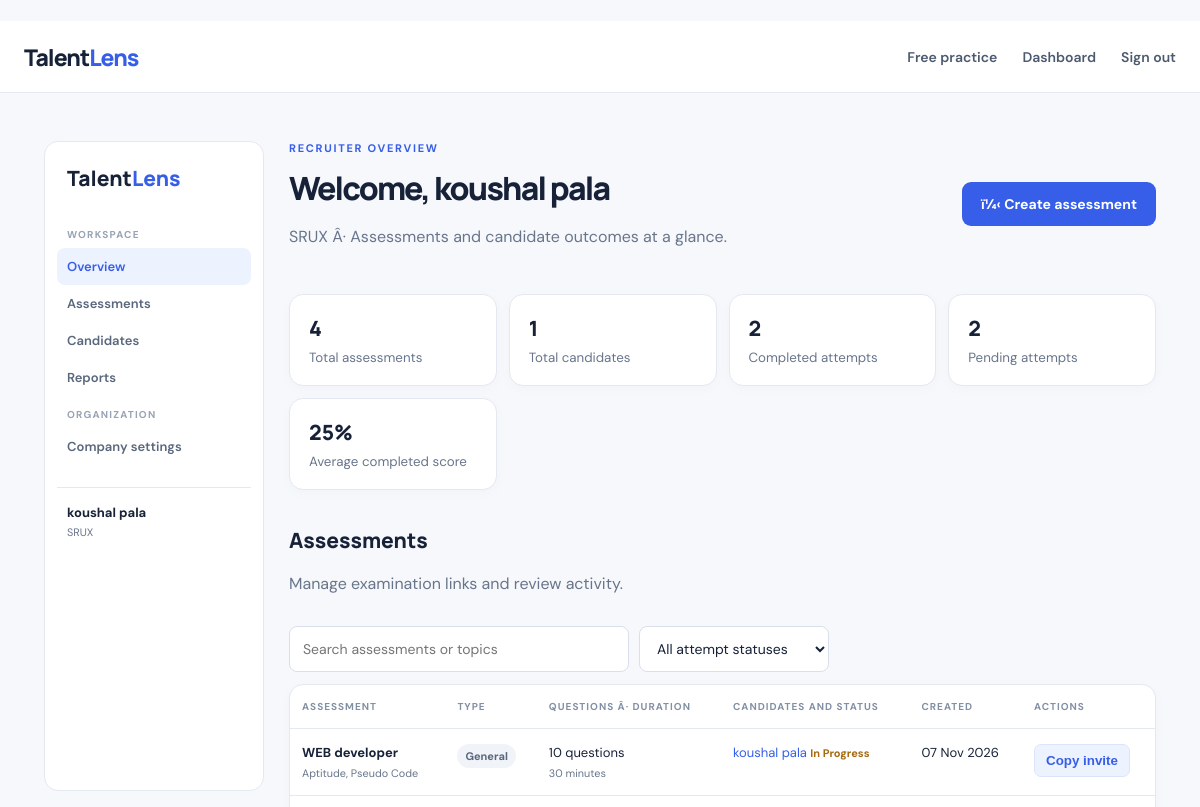
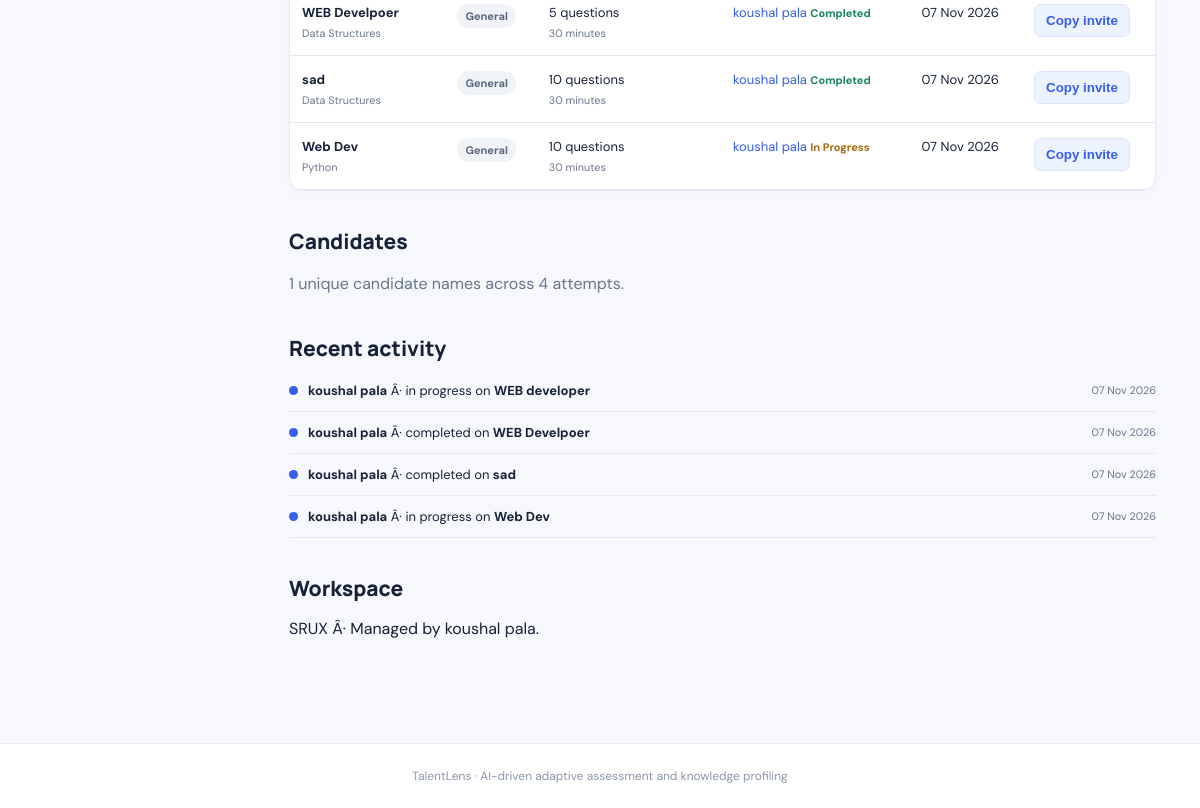
Page /dashboard (signed in) on the earlier database version (2 pictures, top to bottom).
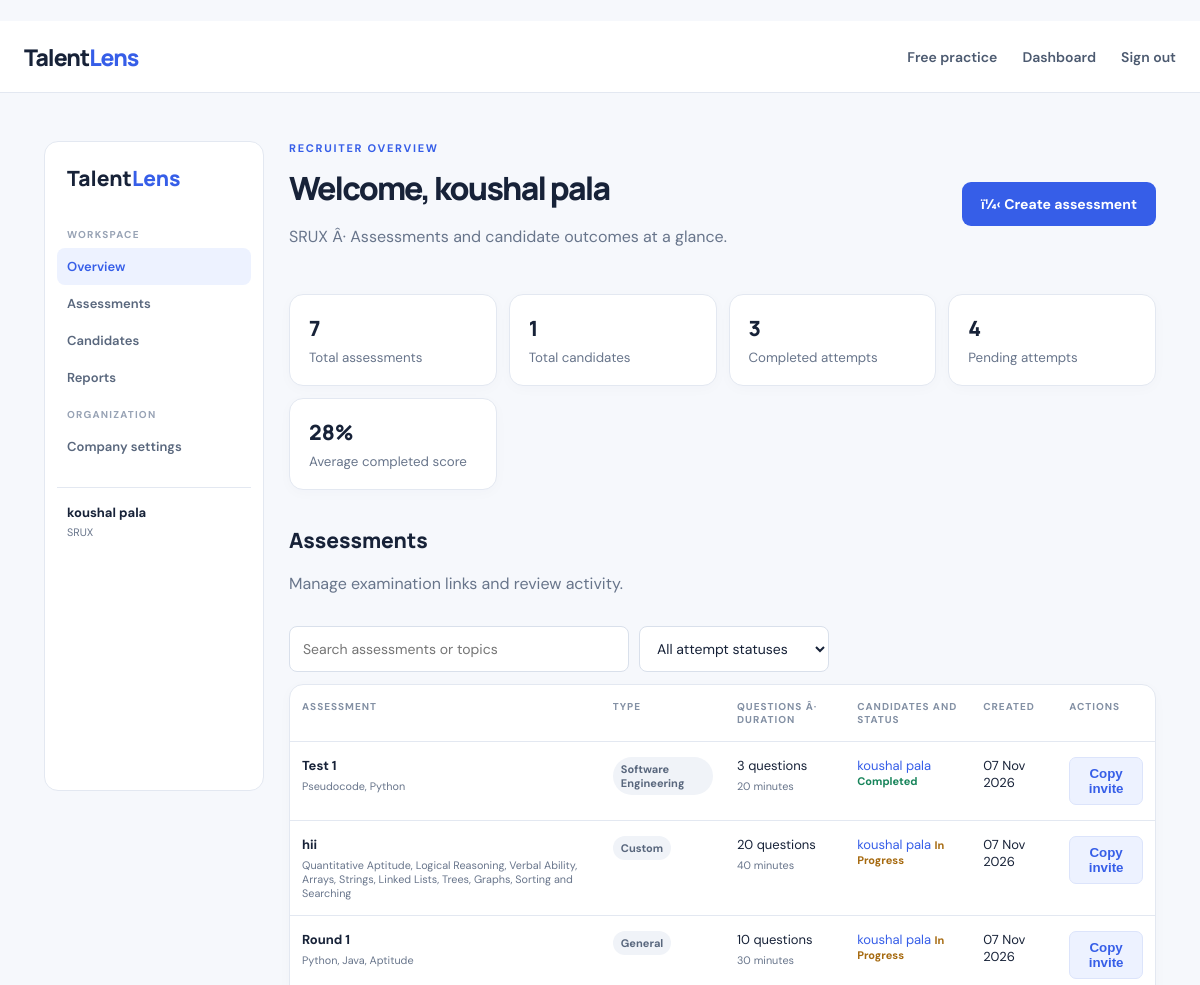
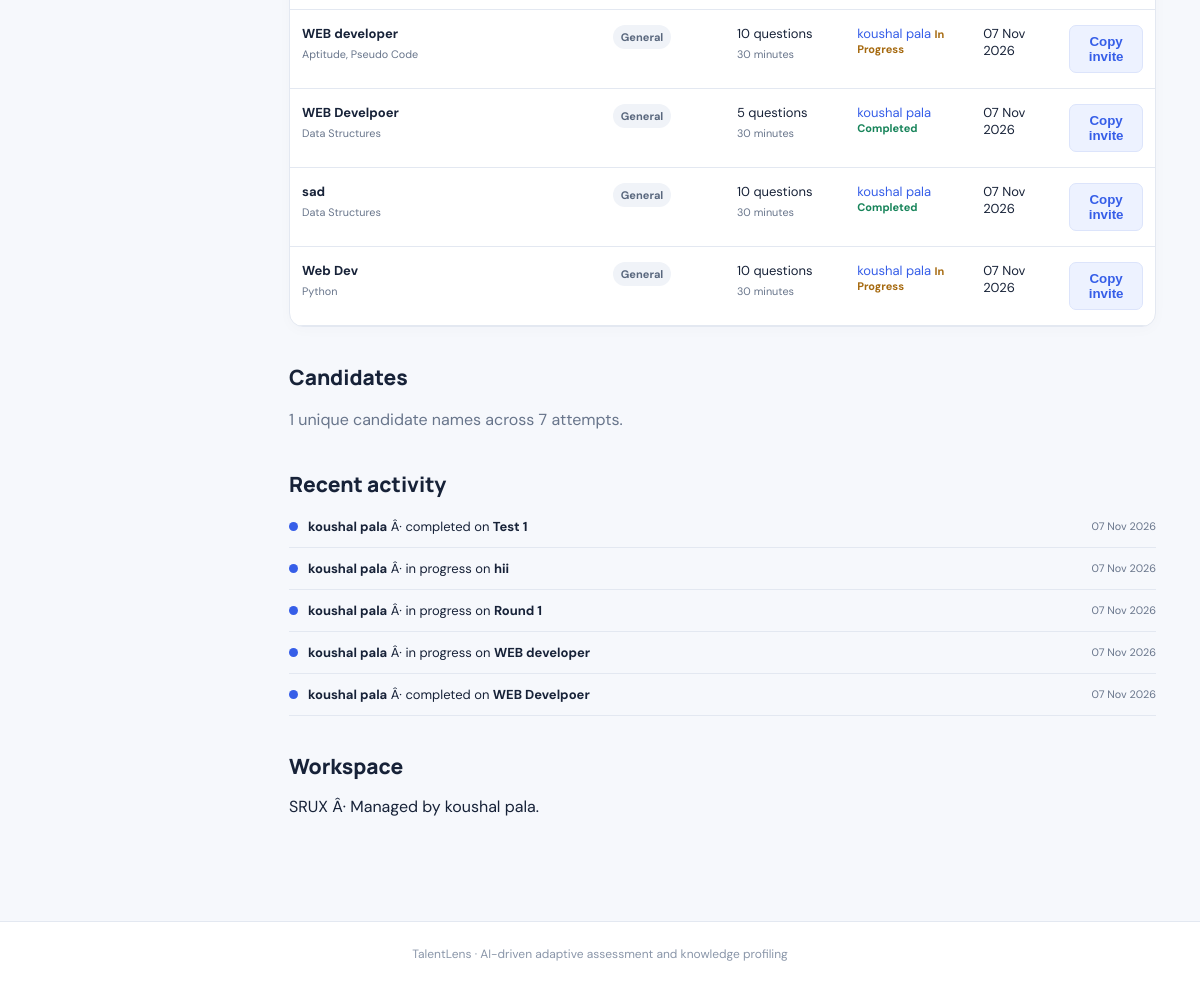
Same page on the later database version (2 pictures, top to bottom).
### db_models.py (models this page shows, shortened)
class User(UserMixin, db.Model):
    id=db.Column(db.Integer,primary_key=True)
    company=db.Column(db.String(160),nullable=False)
    name=db.Column(db.String(120),nullable=False)
    email=db.Column(db.String(180),unique=True,nullable=False,index=True)
    password_hash=db.Column(db.String(255),nullable=False)
    created_at=db.Column(db.DateTime,default=lambda: datetime.now(timezone.utc).replace(tzinfo=None))

class Assessment(db.Model):
    id=db.Column(db.Integer,primary_key=True)
    recruiter_id=db.Column(db.Integer,db.ForeignKey("user.id"),nullable=True,index=True)
    title=db.Column(db.String(180),nullable=False)
    topic=db.Column(db.String(300),nullable=False)
    question_count=db.Column(db.Integer,default=10)
    duration_minutes=db.Column(db.Integer,default=30)
    token=db.Column(db.String(64),unique=True,index=True,nullable=False)
    kind=db.Column(db.String(20),default="recruiter")
    description=db.Column(db.Text,default="")
    category=db.Column(db.String(80),default="General")
    instructions=db.Column(db.Text,default="")
    created_at=db.Column(db.DateTime,default=lambda: datetime.now(timezone.utc).replace(tzinfo=None))
    recruiter=db.relationship("User",backref="assessments")
    attempts=db.relationship("Attempt",backref="assessment",cascade="all, delete-orphan")
    sections=db.relationship("AssessmentSection",backref="assessment",cascade="all, delete-orphan",order_by="AssessmentSection.display_order")

class Attempt(db.Model):
    id=db.Column(db.Integer,primary_key=True)
    assessment_id=db.Column(db.Integer,db.ForeignKey("assessment.id"),nullable=False,index=True)
    candidate_name=db.Column(db.String(140),nullable=False)
    candidate_email=db.Column(db.String(180),default="")
    profile_json=db.Column(db.Text,default="{}")
    history_json=db.Column(db.Text,default="[]")
    current_question_json=db.Column(db.Text,default="")
    question_number=db.Column(db.Integer,default=0)
    started_at=db.Column(db.DateTime)
    expires_at=db.Column(db.DateTime)
    completed_at=db.Column(db.DateTime)
    status=db.Column(db.String(20),default="not_started")
    score=db.Column(db.Float,default=0)
    created_at=db.Column(db.DateTime,default=lambda: datetime.now(timezone.utc).replace(tzinfo=None))

### app.py (the view)
@app.route("/dashboard")
@login_required
def dashboard():
    assessments=Assessment.query.filter_by(recruiter_id=current_user.id).order_by(Assessment.created_at.desc()).all()
    return render_template("dashboard.html",assessments=assessments)

### app.py (called while the page is built)
@login_manager.user_loader
def load_user(user_id): return db.session.get(User,int(user_id))

### templates/dashboard.html
﻿{% extends "base.html" %}{% block content %}{% set ns=namespace(attempts=0,completed=0,pending=0,candidates=[],score=0,scores=0) %}{% for a in assessments %}{% for at in a.attempts %}{% set ns.attempts=ns.attempts+1 %}{% if at.status=='completed' %}{% set ns.completed=ns.completed+1 %}{% set ns.score=ns.score+at.score %}{% set ns.scores=ns.scores+1 %}{% else %}{% set ns.pending=ns.pending+1 %}{% endif %}{% if at.candidate_name not in ns.candidates %}{% set ns.candidates=ns.candidates+[at.candidate_name] %}{% endif %}{% endfor %}{% endfor %}<div class="dashboard-shell"><aside class="dashboard-sidebar"><a href="#overview" class="side-brand">Talent<span>Lens</span></a><div class="side-label">WORKSPACE</div><a class="side-link selected" href="#overview">Overview</a><a class="side-link" href="#assessments">Assessments</a><a class="side-link" href="#candidates">Candidates</a><a class="side-link" href="#reports">Reports</a><div class="side-label">ORGANIZATION</div><a class="side-link" href="#company-settings">Company settings</a><div class="sidebar-user"><b>{{ current_user.name }}</b><small>{{ current_user.company }}</small></div></aside><div class="dashboard-main"><section id="overview"><div class="pagehead"><div><div class="eyebrow">RECRUITER OVERVIEW</div><h1>Welcome, {{ current_user.name }}</h1><p>{{ current_user.company }} Â· Assessments and candidate outcomes at a glance.</p></div><a class="btn" href="{{ url_for('new_assessment') }}">ï¼‹ Create assessment</a></div><div class="stats"><div><b>{{ assessments|length }}</b><small>Total assessments</small></div><div><b>{{ ns.candidates|length }}</b><small>Total candidates</small></div><div><b>{{ ns.completed }}</b><small>Completed attempts</small></div><div><b>{{ ns.pending }}</b><small>Pending attempts</small></div><div><b>{{ (ns.score/ns.scores)|round|int if ns.scores else 'â€”' }}{% if ns.scores %}%{% endif %}</b><small>Average completed score</small></div></div></section><section id="assessments" class="dashboard-section"><div class="pagehead compact"><div><h2>Assessments</h2><p>Manage examination links and review activity.</p></div></div><div class="table-tools"><input id="assessment-search" aria-label="Search assessments" placeholder="Search assessments or topics"><select id="status-filter" aria-label="Filter by attempt status"><option value="">All attempt statuses</option><option value="completed">Completed</option><option value="in progress">In progress</option></select></div>{% if assessments %}<div class="tablecard"><table id="assessment-table"><thead><tr><th>Assessment</th><th>Type</th><th>Questions Â· duration</th><th>Candidates and status</th><th>Created</th><th>Actions</th></tr></thead><tbody>{% for a in assessments %}<tr data-search="{{ (a.title ~ ' ' ~ a.topic ~ ' ' ~ a.category)|lower }}" data-status="{% for at in a.attempts %}{{ at.status|replace('_',' ') }} {% endfor %}"><td><b>{{ a.title }}</b><small>{{ a.topic }}</small></td><td><span class="status-pill">{{ 'Free practice' if a.kind=='practice' else (a.category or 'Recruitment') }}</span></td><td>{{ a.question_count }} questions<small>{{ a.duration_minutes }} minutes</small></td><td>{% for at in a.attempts %}<a href="{{ url_for('recruiter_attempt_report',attempt_id=at.id) }}">{{ at.candidate_name }}</a> <span class="status {{ at.status }}">{{ at.status|replace('_',' ') }}</span><br>{% else %}<span class="muted">No attempts yet</span>{% endfor %}</td><td>{{ a.created_at.strftime('%d %b %Y') }}</td><td><button class="copy" type="button" data-copy="{{ request.host_url }}invite/{{ a.token }}">Copy invite</button></td></tr>{% endfor %}</tbody></table></div><p id="no-results" class="empty" hidden>No assessments match these filters.</p>{% else %}<div class="empty"><h2>Your workspace is ready</h2><p>Create your first assessment to invite candidates and review their results.</p><a class="btn" href="{{ url_for('new_assessment') }}">Create assessment</a></div>{% endif %}</section><section id="candidates" class="dashboard-section"><h2>Candidates</h2><p class="muted">{{ ns.candidates|length }} unique candidate names across {{ ns.attempts }} attempts.</p></section><section id="reports" class="dashboard-section"><h2>Recent activity</h2>{% set recent=namespace(count=0) %}{% for a in assessments %}{% for at in a.attempts|sort(attribute='created_at',reverse=true) %}{% if recent.count<5 %}<div class="activity-row"><span class="activity-dot"></span><span><b>{{ at.candidate_name }}</b> Â· {{ at.status|replace('_',' ') }} on <b>{{ a.title }}</b></span><small>{{ at.created_at.strftime('%d %b %Y') }}</small></div>{% set recent.count=recent.count+1 %}{% endif %}{% endfor %}{% endfor %}{% if recent.count==0 %}<p class="muted">Candidate activity will appear here.</p>{% endif %}</section><section id="company-settings" class="dashboard-section"><h2>Workspace</h2><p>{{ current_user.company }} Â· Managed by {{ current_user.name }}.</p></section></div></div><script>const search=document.getElementById('assessment-search'),filter=document.getElementById('status-filter'),rows=[...document.querySelectorAll('#assessment-table tbody tr')];function filterRows(){let q=(search?.value||'').toLowerCase(),s=filter?.value||'',visible=0;rows.forEach(row=>{let ok=row.dataset.search.includes(q)&&(!s||row.dataset.status.includes(s));row.hidden=!ok;if(ok)visible++});let n=document.getElementById('no-results');if(n)n.hidden=visible>0}search?.addEventListener('input',filterRows);filter?.addEventListener('change',filterRows);document.querySelectorAll('[data-copy]').forEach(button=>button.addEventListener('click',async()=>{try{await navigator.clipboard.writeText(button.dataset.copy);button.textContent='Copied';setTimeout(()=>button.textContent='Copy invite',1400)}catch{button.textContent=button.dataset.copy}}));</script>{% endblock %}

### templates/base.html (shortened to what this page needs)
<!doctype html><html lang="en"><head><link rel="stylesheet" href="{{ url_for('static',filename='style.css') }}"><link rel="stylesheet" href="https://cdnjs.cloudflare.com/ajax/libs/prism/1.29.0/themes/prism-tomorrow.min.css"></head><body><nav aria-label="Main navigation"><a class="brand" href="{{ url_for('index') }}">Talent<span>Lens</span></a><div><a href="{{ url_for('free_test') }}">Free practice</a>{% if current_user.is_authenticated %}<a href="{{ url_for('dashboard') }}">Dashboard</a><a href="{{ url_for('logout') }}">Sign out</a>{% else %}<a href="{{ url_for('login') }}">Recruiter sign in</a><a class="navbtn" href="{{ url_for('register') }}">Get started</a>{% endif %}</div></nav><main>{% block content %}{% endblock %}</main><footer>TalentLens · AI-driven adaptive assessment and knowledge profiling</footer></body></html>

Differences in the rows shown:
added Assessment: title "Test 1", topic "Pseudocode, Python", kind+category "Software Engineering", question_count "3", duration_minutes "20", created_at "07 Nov 2026"
added Attempt: candidate_name "koushal pala", status "Completed", status "completed", created_at "07 Nov 2026"
added Assessment: title "hii", topic "Quantitative Aptitude, Logical Reasoning, Verbal Ability, Arrays, Strings, Linked Lists, Trees, Graphs, Sorting and Searching", kind+category "Custom", question_count "20", duration_minutes "40", created_at "07 Nov 2026"
added Attempt: candidate_name "koushal pala", status "In Progress", status "in progress", created_at "07 Nov 2026"
added Assessment: title "Round 1", topic "Python, Java, Aptitude", kind+category "General", question_count "10", duration_minutes "30", created_at "07 Nov 2026"
added Attempt: candidate_name "koushal pala", status "In Progress", status "in progress", created_at "07 Nov 2026"
shown differently, row unchanged: Assessment "sad": loses Attempt (candidate_name "koushal pala", status "Completed", status "completed", {{ a.title }} "sad", created_at "07 Nov 2026"); title "sad" → (not shown)
shown differently, row unchanged: Assessment "Web Dev": loses Attempt (candidate_name "koushal pala", status "In Progress", status "in progress", {{ a.title }} "Web Dev", created_at "07 Nov 2026"); title "Web Dev" → (not shown)
Other differences:
{{ assessments|length }}: "4" → "7"
{{ ns.completed }}: "2" → "3"
{{ ns.pending }}: "2" → "4"
{{ (ns.score/ns.scores)|round|int if ns.scores else 'â€”' }}: "25" → "28"
{{ ns.attempts }}: "4" → "7"
